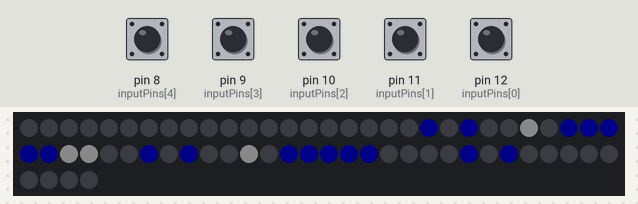
The sketch below on a simulated Arduino Uno, built with avr-gcc and run on an emulated ATmega328P. On the bench: 64 RGB LEDs in strip order, left to right, continuing on the next row. The test bench sets the inputs (shaded band); at power-on: pin 8 (inputPins[4]), pin 9 (inputPins[3]), pin 10 (inputPins[2]), pin 11 (inputPins[1]), pin 12 (inputPins[0]) HIGH. Dim RGB values are drawn brighter than linear; colours are those a GRB WS2812 strip shows for the declared byte order.

Above: at 1.4 s.
1.5 s: pin 9 (inputPins[3]) pulled LOW for 0.15 s
At 1.86 s:
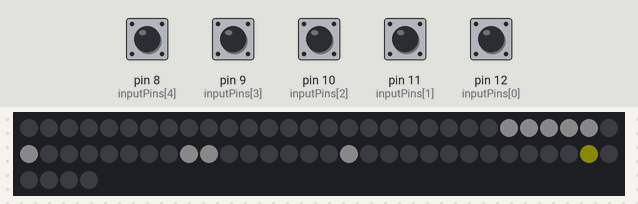
2.2 s: pin 10 (inputPins[2]) pulled LOW for 1 s
At 3.25 s:
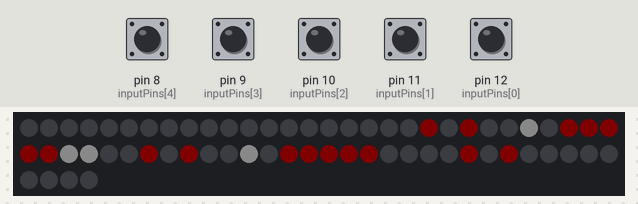
3.8 s: pin 10 (inputPins[2]) pulled LOW for 0.15 s
At 4.36 s:
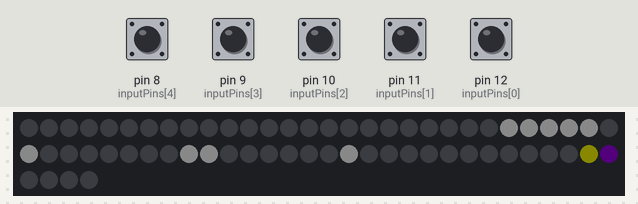
4.5 s: pin 9 (inputPins[3]) pulled LOW for 1 s
At 6.6 s:
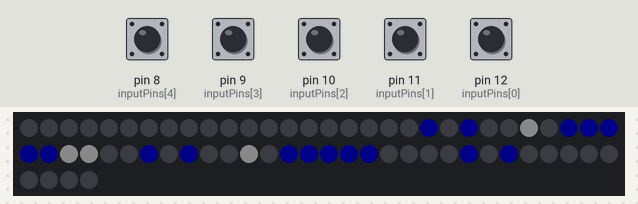
Timing chart, 0 to 7.1 s (numbered marks = the images above; inputs shaded):
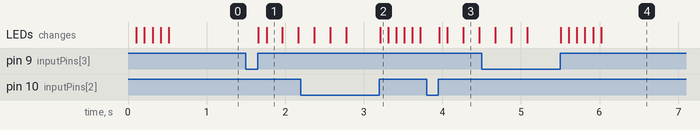

Measured:
- after the input at 1.5 s, the LEDs: first change after 0.16 s (image 1 shows a later state)
- after the input at 2.2 s, the LEDs: first differ from a run without the input after 1.0 s (image 2)
- after the input at 3.8 s, the LEDs: first change after 0.16 s (image 3 shows a later state)
- after the input at 4.5 s, the LEDs: first differ from a run without the input after 1.0 s (image 4 shows a later state)

The sketch:

menu.ino
```cpp
#include <FastLED.h>

#define num_led 64
#define led_pin 6

//Input Button
const int numOfInputs = 5;
const int inputPins[numOfInputs] = {12,11,10,9,8};
// up 12 , down 11 , right 10 , left 9 ,  ok 8
int menu_inputState[numOfInputs];
int menu_lastInputState[numOfInputs] = {LOW,LOW,LOW,LOW,LOW};
bool menu_inputFlags[numOfInputs] = {LOW,LOW,LOW,LOW,LOW};
long menu_lastDebounceTime[numOfInputs] = {0,0,0,0,0};
int menu_inputCounters[numOfInputs];
long debounceDelay = 5;

//led
CRGB leds[num_led];

//virtual board
int tic_board[9] = {0,0,0,0,0,0,0,0,0};

//virtual board for connect 4 game
int connect4_board[48];

// for menu
int menu=1;
int menu_waite_to_press = 0;

// plyers turn flags
int p = 1;

//  current tic_location
int tic_loc = 4;

//  current connect4_location
int connect4_loc = 4;

//flag to force arduino to wite for input
int waite_to_press = 0;

void setup() {

  for (int i = 0; i < numOfInputs; i++) {
    pinMode(inputPins[i], INPUT_PULLUP);
  }

  FastLED.addLeds < WS2812B, led_pin > (leds, num_led);
  FastLED.setBrightness(10);
}


void loop() {
menu_waite_to_press=0;

if(menu==1){
      fill_solid(leds, num_led, CRGB::Black);
      leds[25] = CRGB::White;
      leds[33] = CRGB::White;
      leds[32] = CRGB::White;
      leds[41] = CRGB::White;

      leds[20] = CRGB::Green;
      leds[22] = CRGB::Green;
      leds[27] = CRGB::Green;
      leds[28] = CRGB::Green;
      leds[29] = CRGB::Green;
      leds[30] = CRGB::Green;
      leds[31] = CRGB::Green;
      leds[36] = CRGB::Green;
      leds[38] = CRGB::Green;
      leds[43] = CRGB::Green;
      leds[44] = CRGB::Green;
      leds[45] = CRGB::Green;
      leds[46] = CRGB::Green;
      leds[47] = CRGB::Green;
      leds[52] = CRGB::Green;
      leds[54] = CRGB::Green;
      FastLED.show();
      delay(100);
      leds[20] = CRGB::Blue;
      leds[22] = CRGB::Blue;
      leds[27] = CRGB::Blue;
      leds[28] = CRGB::Blue;
      leds[29] = CRGB::Blue;
      leds[30] = CRGB::Blue;
      leds[31] = CRGB::Blue;
      leds[36] = CRGB::Blue;
      leds[38] = CRGB::Blue;
      leds[43] = CRGB::Blue;
      leds[44] = CRGB::Blue;
      leds[45] = CRGB::Blue;
      leds[46] = CRGB::Blue;
      leds[47] = CRGB::Blue;
      leds[52] = CRGB::Blue;
      leds[54] = CRGB::Blue;
      FastLED.show();
      delay(100);

      leds[20] = CRGB::Green;
      leds[22] = CRGB::Green;
      leds[27] = CRGB::Green;
      leds[28] = CRGB::Green;
      leds[29] = CRGB::Green;
      leds[30] = CRGB::Green;
      leds[31] = CRGB::Green;
      leds[36] = CRGB::Green;
      leds[38] = CRGB::Green;
      leds[43] = CRGB::Green;
      leds[44] = CRGB::Green;
      leds[45] = CRGB::Green;
      leds[46] = CRGB::Green;
      leds[47] = CRGB::Green;
      leds[52] = CRGB::Green;
      leds[54] = CRGB::Green;
      FastLED.show();
      delay(100);
      leds[20] = CRGB::Blue;
      leds[22] = CRGB::Blue;
      leds[27] = CRGB::Blue;
      leds[28] = CRGB::Blue;
      leds[29] = CRGB::Blue;
      leds[30] = CRGB::Blue;
      leds[31] = CRGB::Blue;
      leds[36] = CRGB::Blue;
      leds[38] = CRGB::Blue;
      leds[43] = CRGB::Blue;
      leds[44] = CRGB::Blue;
      leds[45] = CRGB::Blue;
      leds[46] = CRGB::Blue;
      leds[47] = CRGB::Blue;
      leds[52] = CRGB::Blue;
      leds[54] = CRGB::Blue;
      FastLED.show();
      delay(100);

      leds[20] = CRGB::Green;
      leds[22] = CRGB::Green;
      leds[27] = CRGB::Green;
      leds[28] = CRGB::Green;
      leds[29] = CRGB::Green;
      leds[30] = CRGB::Green;
      leds[31] = CRGB::Green;
      leds[36] = CRGB::Green;
      leds[38] = CRGB::Green;
      leds[43] = CRGB::Green;
      leds[44] = CRGB::Green;
      leds[45] = CRGB::Green;
      leds[46] = CRGB::Green;
      leds[47] = CRGB::Green;
      leds[52] = CRGB::Green;
      leds[54] = CRGB::Green;
      FastLED.show();
      delay(100);
      leds[20] = CRGB::Blue;
      leds[22] = CRGB::Blue;
      leds[27] = CRGB::Blue;
      leds[28] = CRGB::Blue;
      leds[29] = CRGB::Blue;
      leds[30] = CRGB::Blue;
      leds[31] = CRGB::Blue;
      leds[36] = CRGB::Blue;
      leds[38] = CRGB::Blue;
      leds[43] = CRGB::Blue;
      leds[44] = CRGB::Blue;
      leds[45] = CRGB::Blue;
      leds[46] = CRGB::Blue;
      leds[47] = CRGB::Blue;
      leds[52] = CRGB::Blue;
      leds[54] = CRGB::Blue;
      FastLED.show();
      delay(100);
}else if(menu==2) {
      fill_solid(leds, num_led, CRGB::Black);

      leds[30] = CRGB::White;
      leds[38] = CRGB::White;
      leds[39] = CRGB::White;
      leds[46] = CRGB::White;

      leds[24] = CRGB::White;
      leds[25] = CRGB::White;
      leds[26] = CRGB::White;
      leds[27] = CRGB::White;
      leds[28] = CRGB::White;
      FastLED.show();
      delay(100);
      leds[58] = CRGB::Yellow;
      FastLED.show();
      delay(200);
      leds[59] =0x153355;
      FastLED.show();
      delay(200);
      leds[51] = CRGB::Yellow;
      FastLED.show();
      delay(200);
      leds[50] =0x153355;
      FastLED.show();
      delay(200);
      leds[57] = CRGB::Yellow;
      FastLED.show();
      delay(200);
      leds[43] =0x153355;
      FastLED.show();
      delay(200);
   }
while (menu_waite_to_press == 0) {
      menu_Input_handel();
    }
}

// deal with input signal
void menu_Input_handel() {

  ///setmenu_InputFlags
  for (int i = 0; i < numOfInputs; i++) {
    int reading = digitalRead(inputPins[i]);
    if (reading != menu_lastInputState[i]) {
      menu_lastDebounceTime[i] = millis();
    }
    if ((millis() - menu_lastDebounceTime[i]) > debounceDelay) {
      if (reading != menu_inputState[i]) {
        menu_inputState[i] = reading;
        if (menu_inputState[i] == HIGH) {
          menu_inputFlags[i] = HIGH;
        }
      }
    }
    menu_lastInputState[i] = reading;
  }

  //resolvemenu_InputFlags
  for (int i = 0; i < numOfInputs; i++) {
    if (menu_inputFlags[i] == HIGH) {
      menu_inputAction(i);
      menu_inputFlags[i] = LOW;
      menu_inputCounters[i]++;
    }
  }
}
//action when button pressed
void menu_inputAction(int input) {

  //right
  if (input == 2 && menu_inputCounters[2] != 0) {

    if ( menu == 1) {
      menu = 2;

    } else {
        menu=1;
      }
    menu_waite_to_press = 1;
  }
  //left
  if (input == 3 && menu_inputCounters[3] != 0) {

    if (menu == 2 ) {
      menu =1;

    } else {
              menu=2;
      }
    menu_waite_to_press = 1;

  }
  //ok
  if (input == 4 && menu_inputCounters[4] != 0) {
           if (menu==1){
            fill_solid(leds, num_led, CRGB::Black);
           // tic_game();
             }
           if (menu==2){
            fill_solid(leds, num_led, CRGB::Black);
           // connect4_game();
             }

  }

}
```
